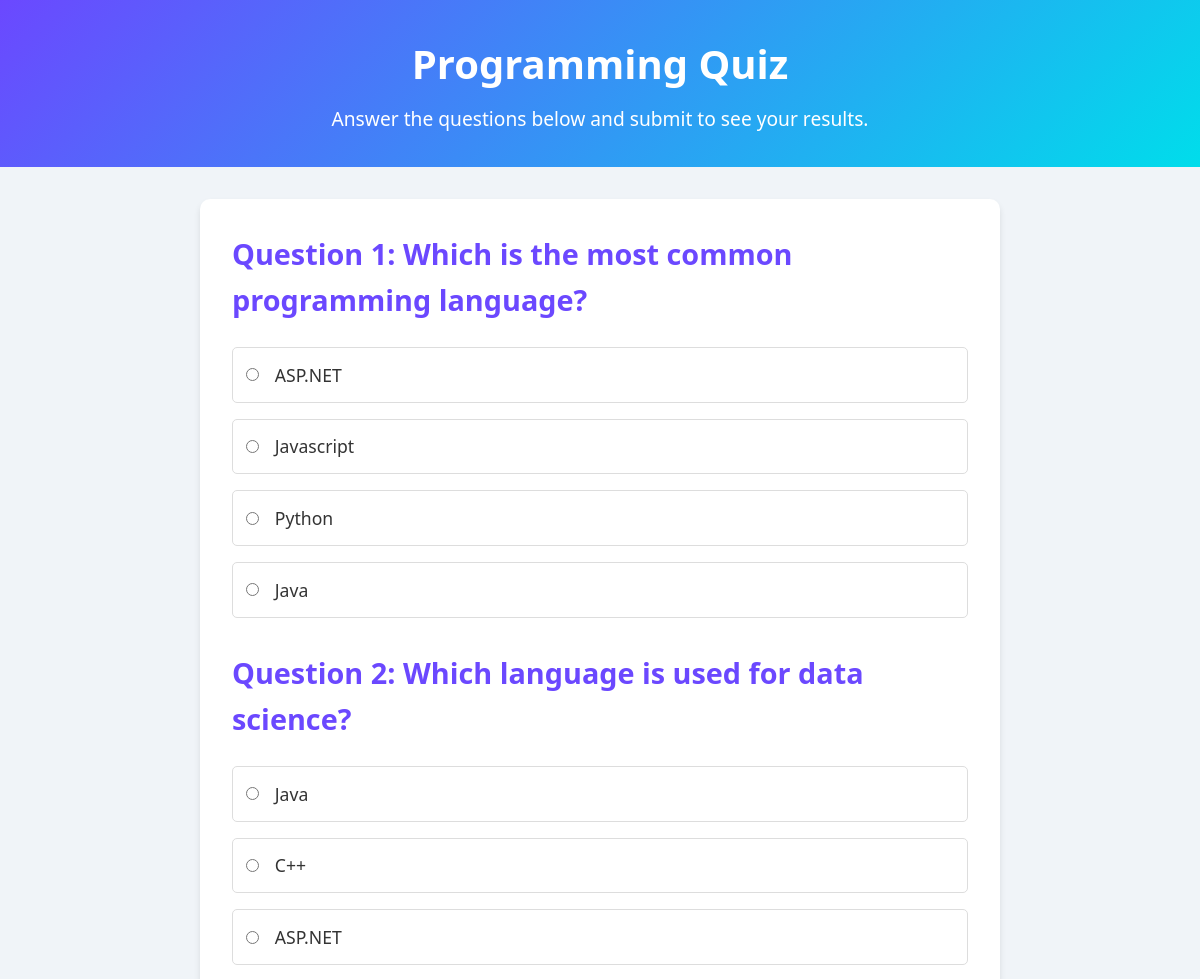
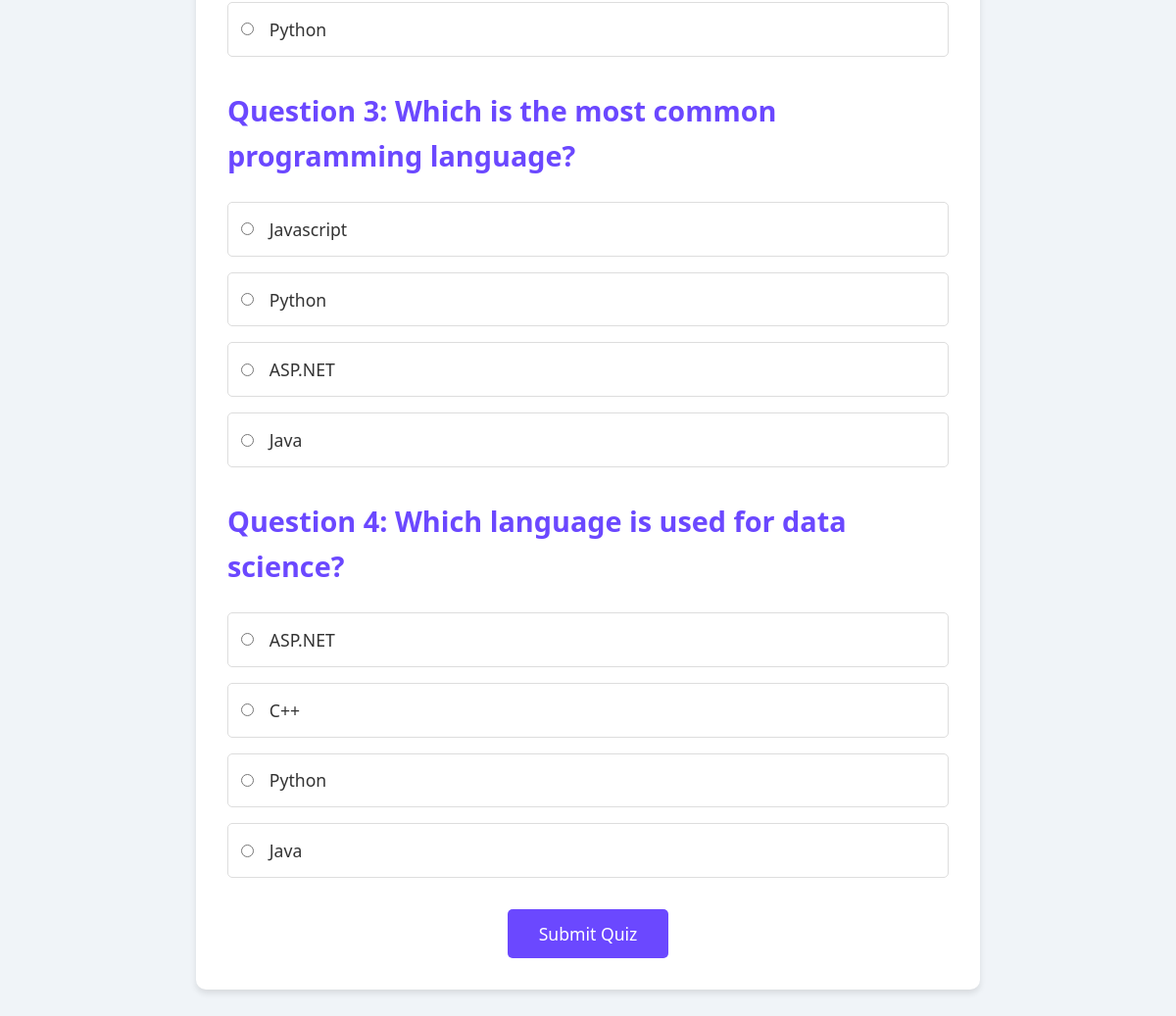
Screenshot of /questions?quiz_id=1 (signed in) with the database file from the repository (2 pictures, top to bottom).
### tables this page shows
CREATE TABLE questions (
        question_id INTEGER PRIMARY KEY AUTOINCREMENT, 
        quiz_id INTERGER NOT NULL,
        question_text TEXT NOT NULL,
        option1 TEXT NOT NULL,
        option2 TEXT NOT NULL,
        option3 TEXT NOT NULL,
        option4 TEXT NOT NULL,
        correct_ans TEXT NOT NULL,
        FOREIGN KEY (quiz_id) REFERENCES quiz (quiz_id) ON DELETE CASCADE
    );

### server.py (the view)
@app.route("/questions", methods = ["GET", "POST"])
def questions():
    if not session.get("username"):
        return redirect("/login")
    quiz_id = request.args.get("quiz_id")
    session["taking_quiz_id"] = quiz_id
    questions = db.get_questions(quiz_id)
    data = list()
    for question in questions:
        options = [question[3], question[4], question[5], question[6]]
        shuffle(options)
        data.append(Question(
            id = question[0], # question_id
            title = question[2], # question_text
            options = options
        ))
    return render_template("questions.html", questions = data)

### db.py (called while the page is built)
    def get_questions(self, quiz_id):
        cursor = self.conn.cursor()
        cursor.execute(queries.GET_QUESTIONS, (quiz_id,))
        questions = cursor.fetchall()
        return questions

### templates/questions.html (shortened to what this page needs)
<!DOCTYPE html>
<html lang="en">
  <head>
    <link rel="stylesheet" href="../static/questions.css" />
  </head>
  <body>
    <header>
      <h1>Programming Quiz</h1>
      <p>Answer the questions below and submit to see your results.</p>
    </header>
    <main>
      <div class="question-container">
        <form method="post" action="/result">
           {% for question in questions %}
          <div class="wrapper">
            <h2>Question {{ loop.index }}: {{ question.title }}</h2>
            {% for option in question.options %}
            <div class="option">
              <input
                type="radio"
                name="question_{{ question.id }}"
                id="option_{{question.id}}_{{loop.index}}"
                value="{{ option }}"
              />
              <label for="option_{{question.id}}_{{loop.index}}"
                >{{ option }}</label
              >
            </div>
            {% endfor %}
          </div>
          {% endfor %}
          <button type="submit">Submit Quiz</button>
        </form>
      </div>
    </main>
  </body>
</html>

### static/questions.css (style rules this page uses)
* { margin: 0; padding: 0; box-sizing: border-box; font-family: "Segoe UI", Tahoma, Geneva, Verdana, sans-serif; }
body { background-color: #f0f4f8; color: #333; line-height: 1.6; }
header { text-align: center; padding: 2rem; background: linear-gradient(135deg, #6b48ff, #00ddeb); color: white; }
header h1 { font-size: 2.5rem; margin-bottom: 0.5rem; }
header p { font-size: 1.2rem; }
.wrapper + .wrapper { margin-top: 2rem; }
.question-container { max-width: 800px; margin: 2rem auto; background: white; border-radius: 10px; padding: 2rem; box-shadow: 0 4px 6px rgba(0, 0, 0, 0.1); }
.question-container h2 { font-size: 1.8rem; margin-bottom: 1.5rem; color: #6b48ff; }
.option { display: flex; align-items: center; margin: 1rem 0; padding: 0.8rem; border: 1px solid #ddd; border-radius: 5px; transition: background 0.2s; }
.option input { margin-right: 1rem; accent-color: #6b48ff; }
.option label { font-size: 1.1rem; color: #333; width: 100%; display: block; }
button { display: block; margin: 2rem auto 0; padding: 0.8rem 2rem; background: #6b48ff; color: white; border: none; border-radius: 5px; font-size: 1.1rem; cursor: pointer; transition: background 0.3s; }

### rows the page displays
questions: title "Which is the most common programming language?", option4 "ASP.NET", option2 "Javascript", option1 "Python", option3 "Java"
questions: title "Which language is used for data science?", option2 "Java", option3 "C++", option4 "ASP.NET", option1 "Python"
questions: title "Which is the most common programming language?", option2 "Javascript", option1 "Python", option4 "ASP.NET", option3 "Java"
questions: title "Which language is used for data science?", option4 "ASP.NET", option3 "C++", option1 "Python", option2 "Java"
